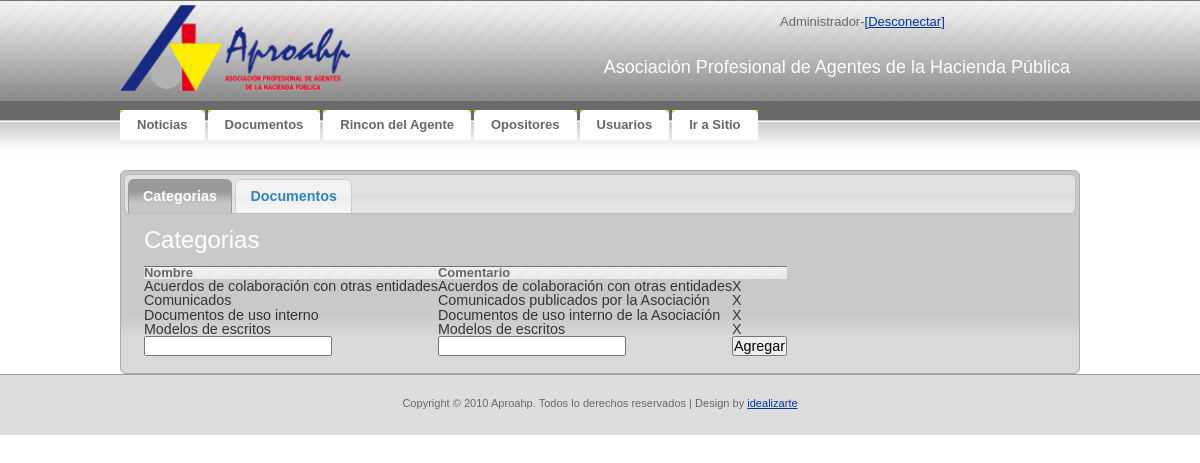
Before: /admin/indexold.php (signed in) with the older database file.
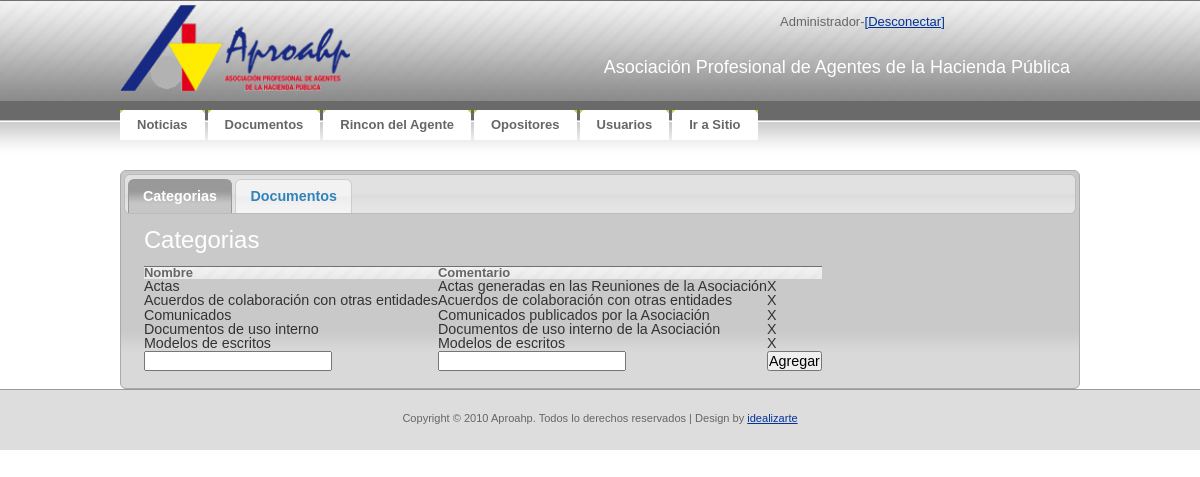
After: the same page with the newer database file.
### tables this page shows
CREATE TABLE IF NOT EXISTS `tbl_categorias` (
  `CAT_ID` bigint(20) NOT NULL AUTO_INCREMENT,
  `CAT_Visible` tinyint(1) NOT NULL,
  `CAT_Nombre` varchar(50) NOT NULL,
  `CAT_Comentarios` varchar(200) NOT NULL,
  UNIQUE KEY `ID` (`CAT_ID`)
);

### admin/indexold.php (the view, shortened to what this page needs)
<!DOCTYPE html PUBLIC "-//W3C//DTD XHTML 1.0 Strict//EN"
  "http://www.w3.org/TR/xhtml1/DTD/xhtml1-strict.dtd">
<html xmlns="http://www.w3.org/1999/xhtml" xml:lang="en" lang="en">
<head>
    <link rel="stylesheet" href="../css/reset.css" type="text/css" media="screen" charset="utf-8">
    <link rel="stylesheet" href="../css/aproahp.css" type="text/css" media="screen" charset="utf-8">
	<link rel="stylesheet" href="css/jquery-ui.css" type="text/css" media="screen" charset="utf-8">
	<link rel="stylesheet" href="css/style.css" type="text/css" media="screen" charset="utf-8">
</head>
<body>
<div id="container">
<?php require("header.php")?>
<div id="tabs">
	<ul>
		<li><a href="#categorias">Categorias</a></li>
		<li><a href="#documentos">Documentos</a></li>
	</ul>
<?php
	echo "<div id='categorias'>";
	echo "<h2>Categorias</h2><br><table>
			<thead><tr><th class=tabhead>Nombre</th><th class=tabhead>Comentario</th><th class=tabhead>&nbsp;</th></tr></thead>
			<tfoot><tr><form method='get' action=''><td><input type='text' name='inp_nombre'</td><td><input type='text' name='inp_comentarios'</td><td><input type='submit' value='Agregar' name='agregarcategoria'></td></form></tr></tfoot>
			<tbody>";
	$cat_result=mysql_query("SELECT * FROM tbl_categorias ORDER BY cat_nombre;");
	for ($x = 0, $numrows = mysql_num_rows($cat_result); $x < $numrows; $x++) {
		$row = mysql_fetch_assoc($cat_result);
		echo "<tr><td>". $row["CAT_Nombre"]."</td><td>".$row["CAT_Comentarios"]."</td><td>X</td>";
    }
	echo "</tbody></table>";
	echo "</div>";
?>
</div>
</div>
</body>
</html>

### admin/header.php
<?php
$parts = Explode('/', $_SERVER["PHP_SELF"]);
$paginaactual= $parts[count($parts) - 1];
$menu = array (array ( "Name" => "Noticias","Link" => "index.php"),
			   array ( "Name" => "Documentos","Link" => "documentos.php"),
			   array ( "Name" => "Rincon del Agente","Link" => "rincondelagente.php"),
			   array ( "Name" => "Opositores","Link" => "opositores.php"),
			   array ( "Name" => "Usuarios","Link" => "usuarios.php"),
			   array ( "Name" => "Ir a Sitio","Link" => "../index.php")              );
?>
<div id="header">
	<div id="logo"><img src="../images/logo.gif" width="230" height="86" alt="Logo">
	</div>
	<div id="search">
		<?php echo $_SESSION['DisplayName'] ?>-<a href="login.php?status=loggedout">[Desconectar]</a>
	</div>
	<div id="letras"><h2>Asociación Profesional de Agentes de la Hacienda Pública</h2></div>
</div>
<div id="menu">
	<ul>
<?php
foreach($menu as $item){
		if(strcmp($paginaactual, $item['Link'])==0)
			echo('<li class="active">');
		else
			echo('<li>');
		echo('<a href="'.$item['Link'].'"><b>'.$item['Name'].'</b></a></li>');
}?>
	</ul>
</div>

Changed rows visible on the page:
added tbl_categorias: CAT_Nombre "Actas", CAT_Comentarios "Actas generadas en las Reuniones de la Asociación"
